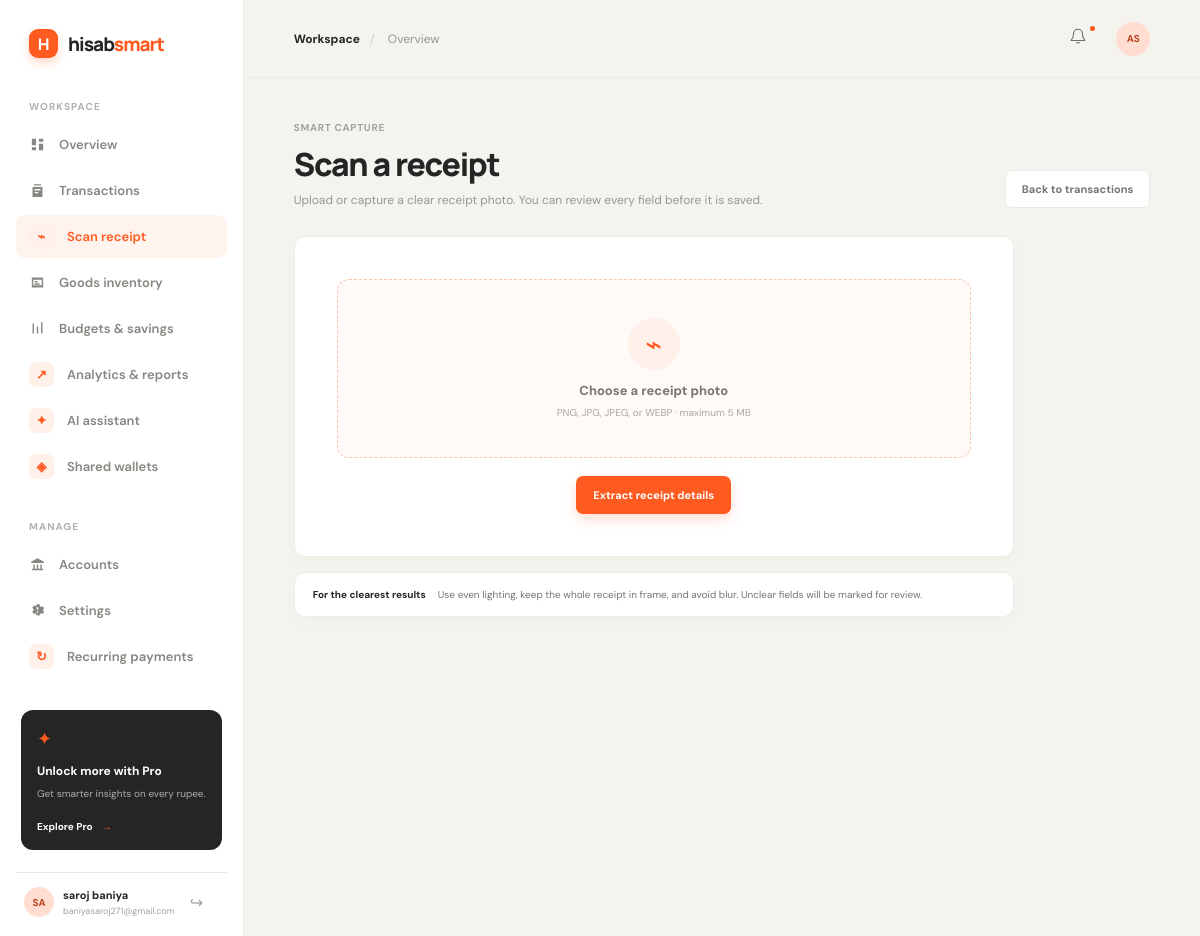
The page /receipts/scan (signed in) on the database its author committed.
### tables this page shows
CREATE TABLE users (
    id INTEGER PRIMARY KEY AUTOINCREMENT,
    email TEXT NOT NULL UNIQUE COLLATE NOCASE,
    password_hash TEXT NOT NULL,
    full_name TEXT NOT NULL,
    created_at TEXT NOT NULL DEFAULT CURRENT_TIMESTAMP
);

### routes.py (the view, shortened to what this page needs)
@main_bp.route("/receipts/scan", methods=("GET", "POST"))
@login_required
def scan_receipt():
    return render_template("receipt_scan.html")

### auth.py (called while the page is built)
def csrf_token() -> str:
    token = session.get("_csrf_token")
    if not token:
        token = secrets.token_urlsafe(32)
        session["_csrf_token"] = token
    return token

@auth_bp.before_app_request
def csrf_protect() -> None:
    if request.method == "POST":
        validate_csrf()

def load_logged_in_user() -> None:
    user_id = session.get("user_id")
    if user_id is None:
        g.user = None
        return
    g.user = get_db().execute(
        "SELECT id, email, full_name FROM users WHERE id = ?", (user_id,)
    ).fetchone()
    if g.user is None:
        session.clear()

def login_required(view: Callable[..., Any]) -> Callable[..., Any]:
    @wraps(view)
    def wrapped_view(**kwargs: Any) -> Any:
        if g.user is None:
            flash("Please log in to continue.", "error")
            return redirect(url_for("auth.login", next=request.path))
        return view(**kwargs)
    return wrapped_view

### db.py (called while the page is built)
def get_db() -> sqlite3.Connection:
    if "db" not in g:
        database = Path(current_app.config["DATABASE"])
        database.parent.mkdir(parents=True, exist_ok=True)
        g.db = sqlite3.connect(database)
        g.db.row_factory = sqlite3.Row
        g.db.execute("PRAGMA foreign_keys = ON")
    return g.db

### templates/receipt_scan.html (shortened to what this page needs)
{% extends "base.html" %}
{% block content %}
<div class="page-container receipt-page"><section class="section-heading"><div><p class="eyebrow">Smart capture</p><h1>Scan a receipt</h1><p class="subheading">Upload or capture a clear receipt photo. You can review every field before it is saved.</p></div><a class="secondary-button" href="{{ url_for('main.transactions') }}">Back to transactions</a></section>
<form class="panel scan-upload" method="post" enctype="multipart/form-data"><label class="upload-drop"><span class="upload-mark">⌁</span><strong>Choose a receipt photo</strong><small>PNG, JPG, JPEG, or WEBP · maximum 5 MB</small></label><button class="primary-button" type="submit">Extract receipt details</button></form>
<div class="ocr-note panel"><strong>For the clearest results</strong><span>Use even lighting, keep the whole receipt in frame, and avoid blur. Unclear fields will be marked for review.</span></div></div>
{% endblock %}

### templates/base.html (shortened to what this page needs)
<!doctype html>
<html lang="en">
<head>
    <link rel="stylesheet" href="{{ url_for('static', filename='css/style.css') }}">
</head>
<body>
{% if g.user %}
    <div class="app-shell">
        <aside class="sidebar" id="sidebar">
            <a class="brand" href="{{ url_for('main.dashboard') }}" aria-label="HisabSmart home">
                <span class="brand-mark">H</span>
                <span>hisab<span>smart</span></span>
            </a>
            <div class="sidebar-label">Workspace</div>
            <nav class="main-nav" aria-label="Main navigation">
                <a class="nav-item {% if request.endpoint == 'main.dashboard' %}active{% endif %}" href="{{ url_for('main.dashboard') }}">
                    <svg aria-hidden="true" viewBox="0 0 24 24"><path d="M4 13h6V4H4v9Zm0 7h6v-4H4v4Zm10 0h6v-9h-6v9Zm0-16v4h6V4h-6Z"/></svg>
                    Overview
                </a>
                <a class="nav-item {% if request.endpoint in ['main.transactions', 'main.edit_transaction'] %}active{% endif %}" href="{{ url_for('main.transactions') }}">
                    <svg aria-hidden="true" viewBox="0 0 24 24"><path d="M7 3h10v2H7V3Zm-2 4h14v14H5V7Zm3 3v2h8v-2H8Zm0 4v2h5v-2H8Z"/></svg>
                    Transactions
                </a>
                <a class="nav-item {% if request.endpoint in ['main.scan_receipt', 'main.review_receipt'] %}active{% endif %}" href="{{ url_for('main.scan_receipt') }}">
                    <span class="stat-icon expense-icon">⌁</span>
                    Scan receipt
                </a>
                <a class="nav-item {% if request.endpoint in ['main.goods', 'main.new_good', 'main.good_detail', 'main.edit_good'] %}active{% endif %}" href="{{ url_for('main.goods') }}">
                    <svg aria-hidden="true" viewBox="0 0 24 24"><path d="M4 5h16v14H4V5Zm2 3v8h12V8H6Zm2 2h4v2H8v-2Zm0 3h7v2H8v-2Z"/></svg>
                    Goods inventory
                </a>
                <a class="nav-item {% if request.endpoint in ['main.budgets', 'main.savings', 'main.delete_budget', 'main.delete_savings_goal', 'main.add_bill'] %}active{% endif %}" href="{{ url_for('main.budgets') }}">
                    <svg aria-hidden="true" viewBox="0 0 24 24"><path d="M5 19V5h2v14H5Zm6 0V9h2v10h-2Zm6 0V3h2v16h-2Z"/></svg>
                    Budgets & savings
                </a>
                <a class="nav-item {% if request.endpoint in ['main.reports', 'main.export_report'] %}active{% endif %}" href="{{ url_for('main.reports') }}">
                    <span class="stat-icon expense-icon">↗</span>
                    Analytics & reports
                </a>
                <a class="nav-item {% if request.endpoint == 'main.assistant' %}active{% endif %}" href="{{ url_for('main.assistant') }}">
                    <span class="stat-icon expense-icon">✦</span>
                    AI assistant
                </a>
                <a class="nav-item {% if request.endpoint in ['main.wallets', 'main.wallet_detail', 'main.invite_wallet_member', 'main.update_wallet_role', 'main.settle_wallet'] %}active{% endif %}" href="{{ url_for('main.wallets') }}">
                    <span class="stat-icon expense-icon">◈</span>
                    Shared wallets
                </a>
            </nav>
            <div class="sidebar-label">Manage</div>
            <nav class="main-nav" aria-label="Management navigation">
                <a class="nav-item {% if request.endpoint == 'main.accounts' %}active{% endif %}" href="{{ url_for('main.accounts') }}">
                    <svg aria-hidden="true" viewBox="0 0 24 24"><path d="M12 3 3 8v2h18V8l-9-5Zm-6 9v6H4v2h16v-2h-2v-6h-2v6h-3v-6h-2v6H8v-6H6Z"/></svg>
                    Accounts
                </a>
                <a class="nav-item {% if request.endpoint == 'main.settings' %}active{% endif %}" href="{{ url_for('main.settings') }}">
                    <svg aria-hidden="true" viewBox="0 0 24 24"><path d="m19.4 13 .1-1-.1-1 2-1.5-2-3.4-2.3 1a7.8 7.8 0 0 0-1.7-1L15.1 3h-4.2l-.3 2.1a7.8 7.8 0 0 0-1.7 1l-2.3-1-2 3.4 2 1.5-.1 1 .1 1-2 1.5 2 3.4 2.3-1c.5.4 1.1.7 1.7 1l.3 2.1h4.2l.3-2.1c.6-.3 1.2-.6 1.7-1l2.3 1 2-3.4-2-1.5ZM13 15h-2v-2h2v2Zm0-4h-2V7h2v4Z"/></svg>
                    Settings
                </a>
                <a class="nav-item {% if request.endpoint in ['main.recurring', 'main.edit_recurring', 'main.recurring_action'] %}active{% endif %}" href="{{ url_for('main.recurring') }}">
                    <span class="stat-icon expense-icon">↻</span>
                    Recurring payments
                </a>
            </nav>
            <div class="sidebar-bottom">
                <div class="upgrade-card">
                    <div class="upgrade-icon">✦</div>
                    <strong>Unlock more with Pro</strong>
                    <p>Get smarter insights on every rupee.</p>
                    <button class="text-button">Explore Pro <span>→</span></button>
                </div>
                <div class="user-mini">
                    <div class="avatar">{{ g.user.full_name[:2]|upper }}</div>
                    <div><strong>{{ g.user.full_name }}</strong><small>{{ g.user.email }}</small></div>
                    <form method="post" action="{{ url_for('auth.logout') }}">
                        <button class="more-button" type="submit" aria-label="Log out">↪</button>
                    </form>
                </div>
            </div>
        </aside>
        <main class="main-content">
            <header class="topbar">
                <div class="breadcrumb"><span>Workspace</span><b>/</b> Overview</div>
                <div class="topbar-actions">
                    <button class="icon-button notification-button" aria-label="Notifications">
                        <svg viewBox="0 0 24 24" aria-hidden="true"><path d="M18 9a6 6 0 0 0-12 0c0 7-3 7-3 9h18c0-2-3-2-3-9Zm-8 12h4"/></svg>
                        <i></i>
                    </button>
                    <button class="avatar top-avatar" aria-label="Open profile">AS</button>
                </div>
            </header>
{% else %}
    <main class="auth-main">
{% endif %}
{% block content %}{% endblock %}
{% if g.user %}</main></div>{% else %}</main>{% endif %}
</body>
</html>

### rows shown on the page
users: user "SA", user.full_name "saroj baniya", user.email "baniyasaroj271@gmail.com"
